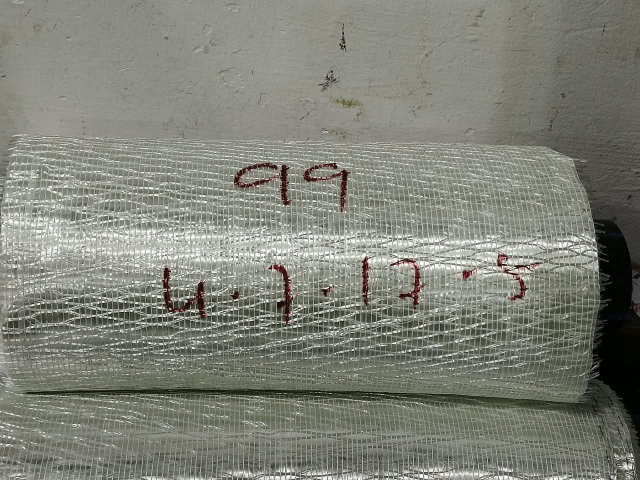
#> input picture images/img7.jpeg, 1280 x 960 px, found by its file name (shown at 1/2 size)
$ python ocr_using_tess.py
#> lines starting #> are read from the running program, lines starting #| are printed output that depends on the picture; after the words box and inside, x2 and y2 are one past the last pixel; in counts of white or black regions, pixels touching at a corner belong together
#!/usr/bin/env python3
"""
Writing-station OCR — Tesseract only (lightweight, Raspberry Pi friendly).

Requires the tesseract-ocr binary to be installed on the system, e.g.:
  sudo apt-get install tesseract-ocr
and the Python wrapper:
  pip install pytesseract

Handwriting pattern:
  Line 1 (top):    <ply_no>
  Line 2 (bottom): <start>-<end>

After OCR, optional confusion check (only if master_list validates):
  OCR digit 4 → also try as 9
  OCR digit 9 → also try as 7
"""

from __future__ import annotations

import argparse
import csv
import json
import re
from pathlib import Path

import cv2
import numpy as np
import pytesseract
from pytesseract import Output


DIGIT_ALLOWLIST = "0123456789.- "
CONFUSION_PAIRS = (("4", "9"), ("9", "4"), ("7", "9"), ("9", "7"))


# ---------------------------------------------------------------------------
# Roll geometry
# ---------------------------------------------------------------------------


def detect_sheet_roll_mask(bgr: np.ndarray) -> tuple[np.ndarray, tuple[int, int, int, int] | None]:
    h, w = bgr.shape[:2]
    hsv = cv2.cvtColor(bgr, cv2.COLOR_BGR2HSV)
    bright = cv2.inRange(hsv, np.array([0, 0, 135]), np.array([180, 95, 255]))
    yellow = cv2.inRange(hsv, np.array([12, 50, 70]), np.array([40, 255, 255]))
    bright[yellow > 0] = 0
    gray = cv2.cvtColor(bgr, cv2.COLOR_BGR2GRAY)
    bright[gray < 90] = 0

    search = bright.copy()
    search[: int(h * 0.30), :] = 0
    search[int(h * 0.80) :, :] = 0
    search[:, : int(w * 0.18)] = 0
    search[:, int(w * 0.90) :] = 0

    kernel = cv2.getStructuringElement(cv2.MORPH_ELLIPSE, (21, 21))
    search = cv2.morphologyEx(search, cv2.MORPH_CLOSE, kernel, iterations=3)
    search = cv2.morphologyEx(search, cv2.MORPH_OPEN, kernel, iterations=1)

    contours, _ = cv2.findContours(search, cv2.RETR_EXTERNAL, cv2.CHAIN_APPROX_SIMPLE)
    if not contours:
        return np.zeros((h, w), dtype=np.uint8), None

    cx, cy = w * 0.52, h * 0.55
    best, best_score = None, -1.0
    for c in contours:
        area = cv2.contourArea(c)
        if area < (h * w) * 0.01:
            continue
        x, y, bw, bh = cv2.boundingRect(c)
        if bw / max(bh, 1) < 1.2:
            continue
        bx, by = x + bw / 2, y + bh / 2
        score = area / (1.0 + np.hypot(bx - cx, by - cy) * 0.02)
        if score > best_score:
            best_score, best = score, c
    if best is None:
        best = max(contours, key=cv2.contourArea)

    mask = np.zeros((h, w), dtype=np.uint8)
    cv2.drawContours(mask, [best], -1, 255, thickness=-1)
    mask = cv2.dilate(mask, cv2.getStructuringElement(cv2.MORPH_ELLIPSE, (15, 15)), iterations=1)
    x, y, bw, bh = cv2.boundingRect(mask)
    pad = 8
    box = (max(0, x - pad), max(0, y - pad), min(w, x + bw + pad), min(h, y + bh + pad))
    return mask, box


def detect_red_mask(bgr: np.ndarray, sat_min: int = 55, val_min: int = 45) -> np.ndarray:
    hsv = cv2.cvtColor(bgr, cv2.COLOR_BGR2HSV)
    mask = cv2.inRange(hsv, np.array([0, sat_min, val_min]), np.array([12, 255, 255])) | cv2.inRange(
        hsv, np.array([165, sat_min, val_min]), np.array([180, 255, 255])
    )
    lab = cv2.cvtColor(bgr, cv2.COLOR_BGR2LAB)
    mask = cv2.bitwise_or(mask, cv2.inRange(lab[:, :, 1], 138, 255))
    return mask


def handwriting_roi_inside_roll(
    bgr: np.ndarray, roll_mask: np.ndarray, roll_box: tuple[int, int, int, int]
) -> tuple[np.ndarray, tuple[int, int, int, int]]:
    x1, y1, x2, y2 = roll_box
    red = cv2.bitwise_and(detect_red_mask(bgr), roll_mask)
    contours, _ = cv2.findContours(red, cv2.RETR_EXTERNAL, cv2.CHAIN_APPROX_SIMPLE)
    usable = [c for c in contours if cv2.contourArea(c) >= 30]
    if not usable:
        return bgr[y1:y2, x1:x2].copy(), roll_box
    xs, ys, x2s, y2s = [], [], [], []
    for c in usable:
        x, y, bw, bh = cv2.boundingRect(c)
        xs.append(x)
        ys.append(y)
        x2s.append(x + bw)
        y2s.append(y + bh)
    hx1, hy1, hx2, hy2 = min(xs), min(ys), max(x2s), max(y2s)
    pad_x = int((hx2 - hx1) * 0.45) + 20
    pad_y = int((hy2 - hy1) * 0.55) + 20
    hx1, hy1 = max(x1, hx1 - pad_x), max(y1, hy1 - pad_y)
    hx2, hy2 = min(x2, hx2 + pad_x), min(y2, hy2 + pad_y)
    return bgr[hy1:hy2, hx1:hx2].copy(), (hx1, hy1, hx2, hy2)


def mask_outside_roll(bgr: np.ndarray, roll_mask: np.ndarray) -> np.ndarray:
    out = bgr.copy()
    out[roll_mask == 0] = 0
    return out


# [16 lines left out: functions bbox_center_inside_mask, quad_to_xyxy, not called in this run]


def clamp_xyxy(box, w, h):
    x1, y1, x2, y2 = box
    return max(0, x1), max(0, y1), min(w, x2), min(h, y2)


# [69 lines left out: functions box_iou, nms_boxes, preprocess_variant, sanitize, not called in this run]


def load_master_list(path: Path) -> list[dict]:
    if not path.exists():
        return []
    with path.open(newline="", encoding="utf-8") as f:
        return list(csv.DictReader(f))


# [21 lines left out: function parse_fields, not called in this run]


def grammar_ok_serial(s: str | None) -> bool:
    return bool(s and re.fullmatch(r"\d{1,4}", s))


def grammar_ok_range(r: str | None) -> bool:
    return bool(r and re.fullmatch(r"\d+(?:\.\d+)?-\d+(?:\.\d+)?", r))


# [108 lines left out: functions confusion_variants, hamming, master_lookup, confidence_action, not called in this run]


# ---------------------------------------------------------------------------
# Tesseract
# ---------------------------------------------------------------------------

# Whitelist restricts recognition to the digit/decimal/dash alphabet used on
# the writing station. --psm 7 = treat the crop as a single text line, which
# suits the small, already-cropped digit boxes this script feeds it.
TESS_RECOG_CONFIG = (
    "--oem 3 --psm 7 -c tessedit_char_whitelist=" + DIGIT_ALLOWLIST.replace(" ", "")
)
# --psm 11 = sparse text, no particular order — used for detection passes
# where we want individual word/number boxes out of a larger crop.
TESS_DET_CONFIG_WORD = (
    "--oem 3 --psm 11 -c tessedit_char_whitelist=" + DIGIT_ALLOWLIST.replace(" ", "")
)
# --psm 6 = assume a uniform block of text — tends to merge nearby tokens,
# which is what the "merge" detection pass wants (recovering hyphens etc.).
TESS_DET_CONFIG_MERGE = (
    "--oem 3 --psm 6 -c tessedit_char_whitelist=" + DIGIT_ALLOWLIST.replace(" ", "")
)


# [41 lines left out: functions read_best, read_all_variants, not called in this run]


def tesseract_detect(img_bgr: np.ndarray, config: str) -> list[tuple[list[list[float]], str, float]]:
    """
    Word-level detection mimicking EasyOCR's readtext(detail=1) output:
    a list of (quad_points, text, confidence) tuples so downstream
    box/NMS/geometry code keeps working unchanged.
    """
    if img_bgr is None or img_bgr.size == 0:
        return []
    try:
        data = pytesseract.image_to_data(img_bgr, config=config, output_type=Output.DICT)
    except pytesseract.TesseractError:
        return []
    out = []
    n = len(data.get("text", []))
    for i in range(n):
        text = data["text"][i].strip()
        if not text:
            continue
        try:
            conf = float(data["conf"][i])
        except (TypeError, ValueError):
            continue
        if conf < 0:
            continue
        x, y, bw, bh = data["left"][i], data["top"][i], data["width"][i], data["height"][i]
        quad = [[float(x), float(y)], [float(x + bw), float(y)], [float(x + bw), float(y + bh)], [float(x), float(y + bh)]]
        out.append((quad, text, conf / 100.0))
    return out


# [44 lines left out: functions digit_confusion_candidates, master_index, not called in this run]


def normalize_range_str(s: str | None) -> str:
    s = sanitize(s or "")
    return s.replace(" ", "")


def ranges_equal(a: str | None, b: str | None) -> bool:
    return normalize_range_str(a) == normalize_range_str(b)


# [595 lines left out: functions parse_range_floats, range_distance, apply_confusion_master_check, pick_best_reading, classify_crop_role, split_range_text and 5 more, not called in this run]


def run_ocr(
    image_path: Path,
    output_dir: Path,
    master_path: Path,
    min_det_conf: float = 0.2,
) -> dict:
    output_dir.mkdir(parents=True, exist_ok=True)
    crops_dir = output_dir / "crops"
    crops_dir.mkdir(exist_ok=True)

    bgr = cv2.imread(str(image_path))
    if bgr is None:
        raise FileNotFoundError(image_path)
    h, w = bgr.shape[:2]

    master = load_master_list(master_path)
    print(f"Master list: {master_path} ({len(master)} rows)")

    roll_mask, roll_box = detect_sheet_roll_mask(bgr)
    if roll_box is None:
        raise RuntimeError("Sheet roll not found")
    write_bgr, write_box = handwriting_roi_inside_roll(bgr, roll_mask, roll_box)
    wx1, wy1, _, _ = write_box

    cv2.imwrite(str(output_dir / "01_roll_mask.png"), roll_mask)
    cv2.imwrite(str(output_dir / "02_roll_only.png"), mask_outside_roll(bgr, roll_mask))
    cv2.imwrite(str(output_dir / "03_writing_crop.png"), write_bgr)

    print("Using Tesseract OCR only (lightweight — Raspberry Pi friendly)...")
    try:
        print(f"  tesseract version: {pytesseract.get_tesseract_version()}")
    except Exception as e:  # pragma: no cover - environment check
        raise RuntimeError(
            "Tesseract binary not found. Install it with 'sudo apt-get install "
            "tesseract-ocr' (Raspberry Pi OS / Debian / Ubuntu)."
        ) from e

    # Dual detect: sparse word-level (split start/end) + uniform-block merge
    # pass (recover hyphens / runs Tesseract tends to split apart).
    print("Detecting (word-level + merge passes)...")
    boxes, scores, det_meta = [], [], []
    for config, label in ((TESS_DET_CONFIG_WORD, "word"), (TESS_DET_CONFIG_MERGE, "merge")):
        det = tesseract_detect(write_bgr, config)
        for bbox, text, conf in det:
            if conf < min_det_conf:
                continue
            abs_quad = [[float(p[0] + wx1), float(p[1] + wy1)] for p in bbox]
            if not bbox_center_inside_mask(abs_quad, roll_mask):
                continue
            box = clamp_xyxy(quad_to_xyxy(abs_quad), w, h)
            boxes.append(box)
            scores.append(float(conf))
            det_meta.append(
                {
                    "box": box,
                    "det_text": sanitize(text),
                    "det_conf": float(conf),
                    "det_pass": label,
                }
            )
            print(f"  [det/{label}] {box}  '{text}' @ {conf:.2f}")

    keep = nms_boxes(boxes, scores)
    det_meta = [det_meta[i] for i in keep]
    det_meta.sort(key=lambda d: (d["box"][1] // 20, d["box"][0]))

    # Split merged bottom start-end into halves / pattern / soup
    extras = expand_bottom_detections(bgr, det_meta)
    for e in extras:
        # avoid dupes
        if not any(box_iou(tuple(e["box"]), tuple(d["box"])) > 0.7 for d in det_meta):
            det_meta.append(e)
            print(f"  [det-extra] {e['box']}  '{e['det_text']}' from {e.get('from')}")

    crop_results = []
    draw_dets = []
    for i, meta in enumerate(det_meta):
        x1, y1, x2, y2 = [int(v) for v in meta["box"]]
        crop = bgr[y1:y2, x1:x2].copy()
        if crop.size == 0:
            continue
        prefix = f"crop_{i:02d}"
        cv2.imwrite(str(crops_dir / f"{prefix}_raw.jpg"), crop)

        if meta.get("synthetic"):
            best = {
                "candidate": meta["det_text"],
                "confidence": meta["det_conf"],
                "source_variant": meta.get("from", "synthetic"),
                "score": meta["det_conf"],
            }
            variants = []
            print(f"\n  [crop {i} synthetic/{meta.get('from')}] text='{meta['det_text']}'")
        else:
            for mode in ("mild", "medium"):
                cv2.imwrite(str(crops_dir / f"{prefix}_{mode}.jpg"), preprocess_variant(crop, mode))
            variants = read_all_variants(crop)
            best = pick_best_reading(variants, meta["det_text"], meta["det_conf"])
            print(f"\n  [crop {i}] det='{meta['det_text']}'")
            for v in variants:
                print(f"    variant={v['variant']:12s}  text='{v['text']}'  conf={v['confidence']:.3f}")
            print(
                f"    → picked '{best['candidate']}' "
                f"(from {best.get('source_variant')}, score={best.get('score', 0):.2f})"
            )

        crop_results.append(
            {
                "box": list(meta["box"]),
                "det_text": meta["det_text"],
                "det_conf": meta["det_conf"],
                "variants": variants,
                "picked": best,
                "half_ocr": meta.get("half_ocr"),
                "pattern_split": meta.get("pattern_split"),
                "soup_candidates": meta.get("soup_candidates"),
                "synthetic": bool(meta.get("synthetic")),
            }
        )
        draw_dets.append((meta["box"], f"{best['candidate']}"))

    # Pattern assembly: top int = ply_no, decimals = start-end (raw OCR)
    assembled = assemble_from_pattern(crop_results)
    ply_ocr = assembled["ply_no_ocr"]
    range_ocr = assembled["start_end_ocr"]

    # Confusion check: 4→9, 9→7 — only accept if master_list validates
    confusion = apply_confusion_master_check(
        ply_ocr,
        range_ocr,
        assembled.get("length_fragments") or [],
        master,
        assembled.get("soup_range_candidates") or [],
    )

    # If OCR range missing but soup matched master via confusion, surface that
    if not range_ocr and assembled.get("soup_range_candidates"):
        # Prefer a soup candidate that matches a master row for this ply (raw or confused)
        by_ply = master_index(master)
        for ply in digit_confusion_candidates(ply_ocr or ""):
            row = by_ply.get(ply)
            if not row:
                continue
            expected = normalize_range_str(f"{row.get('start')}-{row.get('end')}")
            for s in assembled["soup_range_candidates"]:
                if ranges_equal(s, expected):
                    range_ocr = s
                    assembled["start_end_ocr"] = s
                    break
            if range_ocr:
                break
        # fallback: first plausible soup
        if not range_ocr and assembled["soup_range_candidates"]:
            range_ocr = assembled["soup_range_candidates"][0]
            assembled["start_end_ocr"] = range_ocr

    ply_final = confusion["ply_corrected"] if confusion.get("applied") else ply_ocr
    range_final = (
        confusion["range_corrected"]
        if confusion.get("applied") and confusion.get("range_corrected")
        else range_ocr
    )

    master_check = {
        "status": "ply_not_in_master",
        "match": None,
        "confusion": confusion,
    }
    if confusion.get("applied") and confusion.get("match"):
        master_check = {
            "status": "corrected_via_4to9_9to7_and_master",
            "match": confusion["match"],
            "expected_start_end": confusion.get("expected_range"),
            "range_matches": confusion.get("range_ok"),
            "note": confusion.get("note"),
            "confusion": confusion,
        }
    elif ply_ocr:
        row = master_index(master).get(ply_ocr)
        if row:
            expected = f"{row.get('start')}-{row.get('end')}"
            master_check = {
                "status": "ply_found_exact_ocr",
                "match": row,
                "expected_start_end": expected,
                "range_matches": ranges_equal(range_ocr, expected),
                "note": "OCR ply matched master without digit remap",
                "confusion": confusion,
            }
        else:
            master_check = {
                "status": "ply_not_in_master",
                "match": None,
                "note": (
                    f"OCR ply '{ply_ocr}' not in master; "
                    f"tried remaps {confusion.get('candidates_tried')}"
                ),
                "confusion": confusion,
            }

    conf = assembled["ply_no_confidence"]
    if master_check.get("status") in ("corrected_via_4to9_9to7_and_master", "ply_found_exact_ocr"):
        action = "auto" if conf >= 0.35 or confusion.get("applied") else "confirm"
    elif ply_ocr and conf >= 0.35:
        action = "confirm"
    else:
        action = "manual"

    final = {
        "ply_no_ocr": ply_ocr,
        "start_end_ocr": range_ocr,
        "ply_no_final": ply_final,
        "start_end_final": range_final,
        "master_validation": {
            "status": master_check.get("status"),
            "note": master_check.get("note"),
            "expected_start_end": master_check.get("expected_start_end"),
            "range_matches": master_check.get("range_matches"),
            "no_of_ply": (master_check.get("match") or {}).get("no_of_ply"),
            "start": (master_check.get("match") or {}).get("start"),
            "end": (master_check.get("match") or {}).get("end"),
            "confusion_rule": "if OCR has 4 try as 9; if OCR has 9 try as 7; keep only if in master_list",
            "confusion": {
                "applied": confusion.get("applied"),
                "ply_corrected": confusion.get("ply_corrected"),
                "range_corrected": confusion.get("range_corrected"),
                "candidates_tried": confusion.get("candidates_tried"),
                "note": confusion.get("note"),
            },
        },
        "operator_action": action,
        "engine": "Tesseract-only",
        "handwriting_pattern": "top=ply_no; bottom=start-end",
    }

    print("\n===== RESULT =====")
    print(f"  Pattern:           top ply_no / bottom start-end")
    print(f"  Ply No (OCR):      {final['ply_no_ocr']}")
    print(f"  Start-End (OCR):   {final['start_end_ocr']}")
    print(f"  Ply No (final):    {final['ply_no_final']}")
    print(f"  Start-End (final): {final['start_end_final']}")
    print(f"  Master check:      {final['master_validation']['status']}")
    if confusion.get("applied"):
        print(f"  Confusion:         {confusion.get('note')}")
    print(f"  Operator action:   {final['operator_action']}")

    title = f"ply={final['ply_no_final']} | {final['start_end_final']} | {action}"
    annotated = draw(bgr, roll_box, draw_dets, title)
    ann_path = output_dir / "06_annotated.jpg"
    cv2.imwrite(str(ann_path), annotated)
    cv2.imwrite(str(output_dir / "04_annotated.jpg"), annotated)

    summary = {
        "image": str(image_path),
        "master_list": str(master_path),
        "roll_box": list(roll_box),
        "crops": crop_results,
        "assembled": assembled,
        "final": final,
        "annotated": str(ann_path),
    }
    json_path = output_dir / "ocr_result.json"
    json_path.write_text(json.dumps(summary, indent=2), encoding="utf-8")
    print(f"Wrote {ann_path}")
    print(f"Wrote {json_path}")
    return summary


def main():
    root = Path(__file__).resolve().parents[1]
    p = argparse.ArgumentParser(description="Tesseract writing-station OCR (pattern: ply_no + start-end)")
    p.add_argument("--image", type=Path, default=root / "data" / r"C:\Users\Tanvi\Documents\Controlone\images\img7.jpeg")
    p.add_argument("--output-dir", type=Path, default=root / "output" / "single_roll_ocr")
    p.add_argument("--master-list", type=Path, default=root / "data" / "master_list.csv")
    p.add_argument("--min-det-conf", type=float, default=0.2)
    args = p.parse_args()
    run_ocr(args.image, args.output_dir, args.master_list, args.min_det_conf)
#> in run_ocr, bgr is the input picture: shape (960, 1280, 3); mean B, G, R 120.2, 129.7, 128
#> in detect_sheet_roll_mask, `bright = cv2.inRange(hsv, np.array([0, 0, 135]), np.array([180, 95, 25..`:
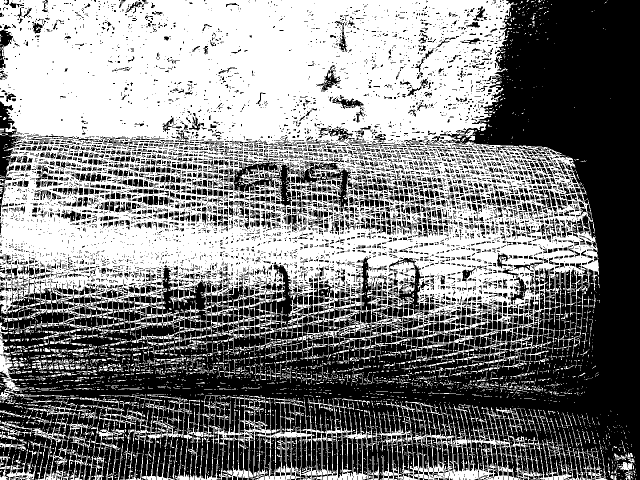
#> bright: shape (960, 1280) (shown at 1/2 size); 50.3% white; 7758 black regions (5771 under 20 px), largest, box (x1, y1, x2, y2) and area: (0, 0, 1280, 960) 416492, (458, 324, 584, 430) 4126, (0, 203, 62, 366) 3356
#> in detect_sheet_roll_mask, `yellow = cv2.inRange(hsv, np.array([12, 50, 70]), np.array([40, 255, 2..`:
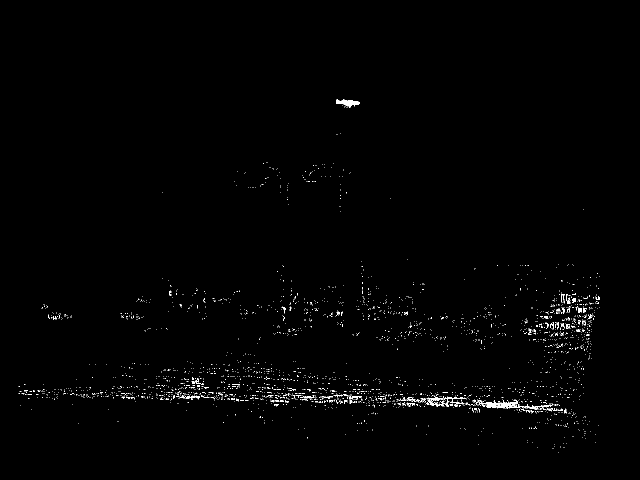
#> yellow: shape (960, 1280) (shown at 1/2 size); 0.72% white in thin lines or dots, all inside (x1, y1, x2, y2) = (37, 198, 1199, 906)
#> in detect_sheet_roll_mask, `search[: int(h * 0.30), :] = 0`:
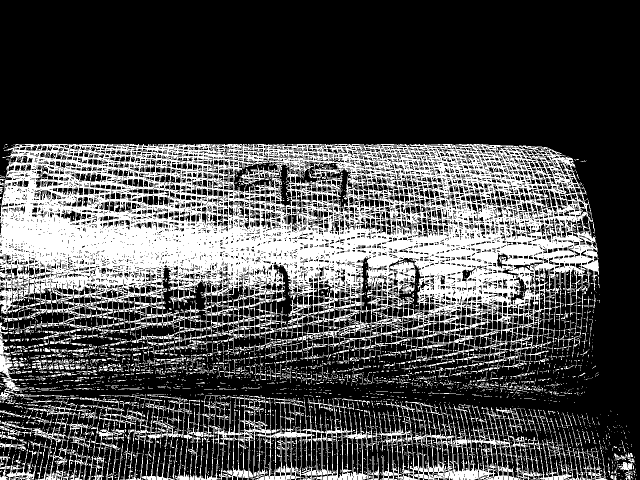
#> search: shape (960, 1280) (shown at 1/2 size); 29.1% white; 5152 white regions (4630 under 20 px), largest, box (x1, y1, x2, y2) and area: (0, 288, 1198, 740) 266276, (349, 798, 1143, 960) 29117, (131, 807, 356, 960) 4605
#> in detect_sheet_roll_mask, `search[:, int(w * 0.90) :] = 0`:
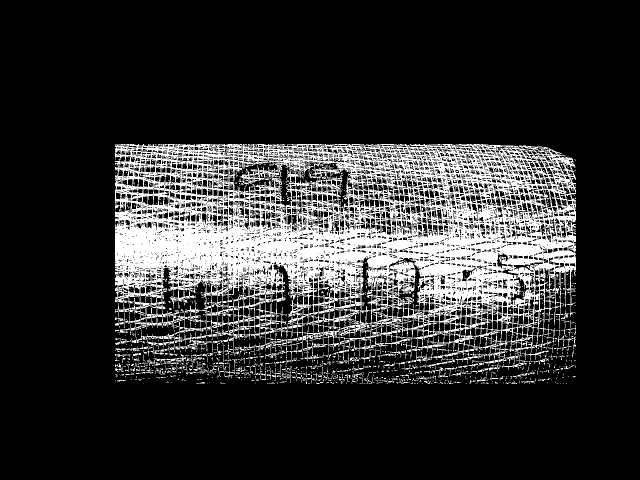
#> search: shape (960, 1280) (shown at 1/2 size); 18.5% white; 2293 white regions (2086 under 20 px), largest, box (x1, y1, x2, y2) and area: (230, 288, 1152, 740) 208719, (282, 664, 368, 686) 435, (339, 581, 389, 617) 380
#> in detect_sheet_roll_mask, `search = cv2.morphologyEx(search, cv2.MORPH_CLOSE, kernel, iterations=3)`:
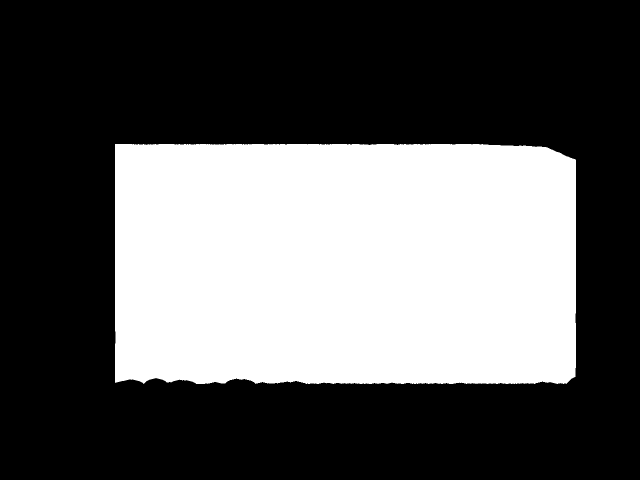
#> search: shape (960, 1280) (shown at 1/2 size); 35.6% white; 1 white region, box (x1, y1, x2, y2) and area: (230, 288, 1152, 768) 438063
#> in detect_sheet_roll_mask, `contours, _ = cv2.findContours(search, cv2.RETR_EXTERNAL, cv2.CHAIN_AP..`: contours = 1 contour; box (x1, y1, x2, y2) and area: (230, 288, 1152, 768) 436564
#> (the rest of the program and of its run is left out)
